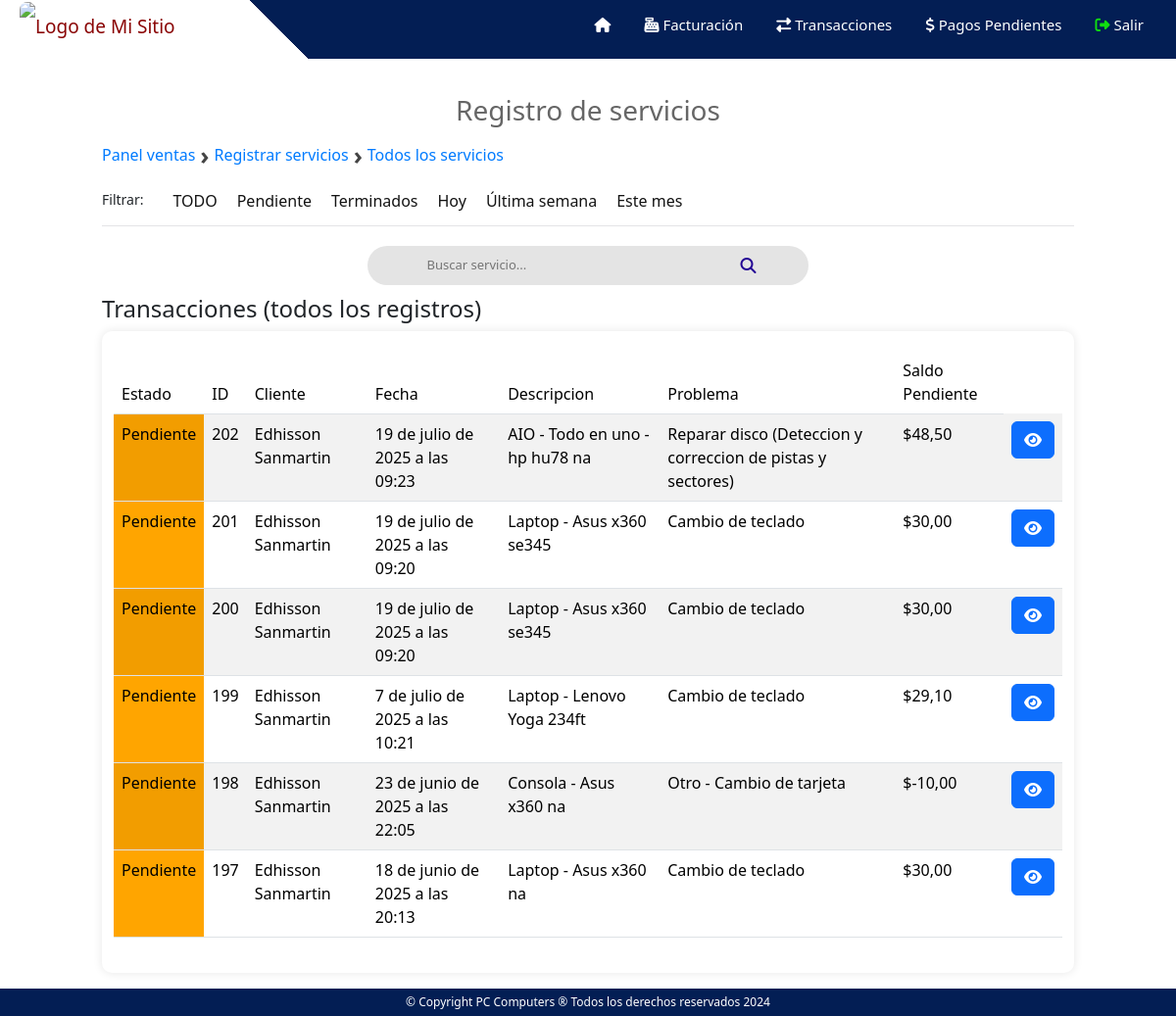
Before: /ventas/servicio/todos_registros (signed in) with the older database file.
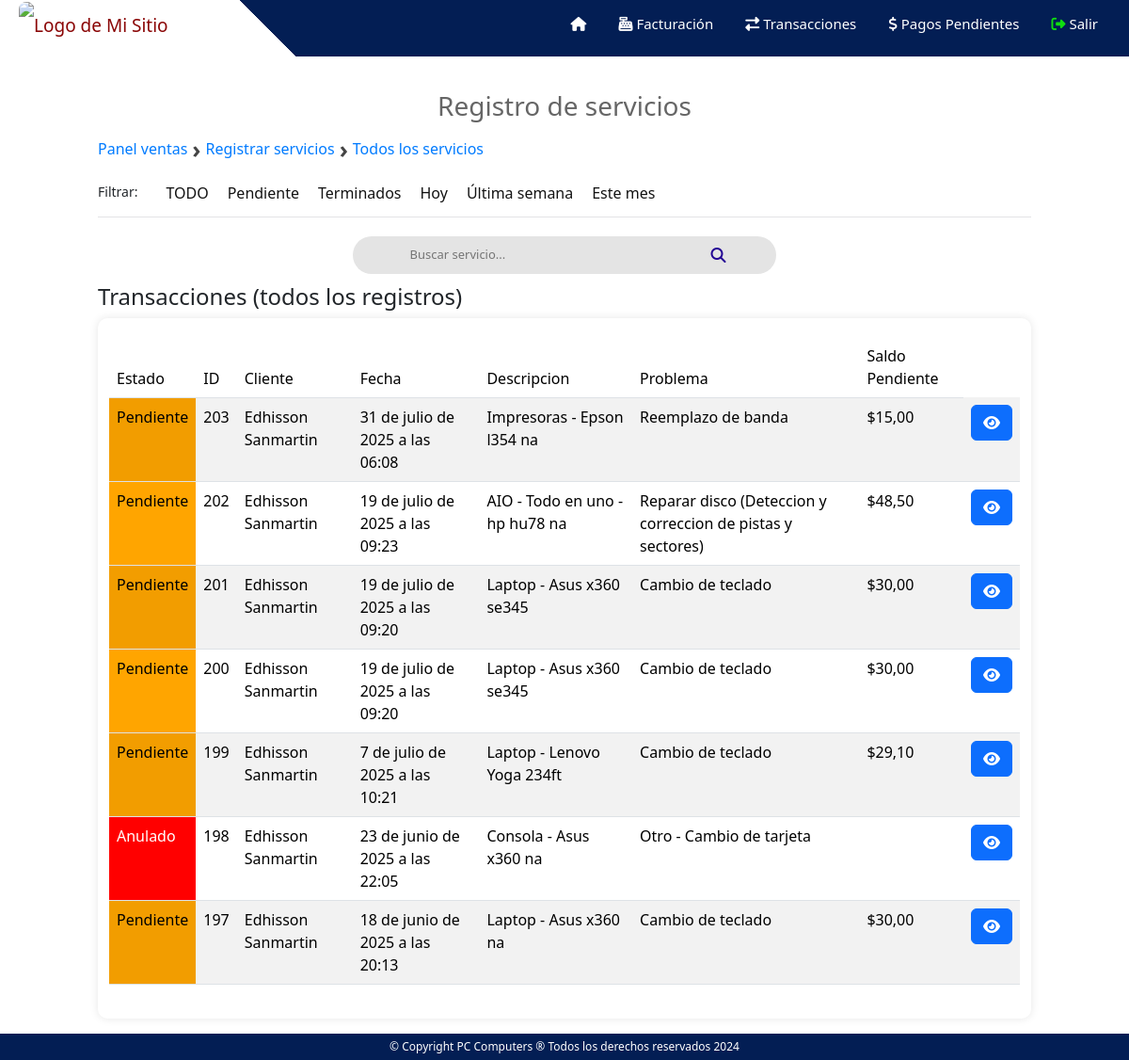
After: the same page with the newer database file.
### ventas/models.py (models this page shows)
class Servicio(models.Model):
    usuario = models.ForeignKey(User, on_delete=models.CASCADE)
    fecha_ingreso = models.DateTimeField(auto_now_add=True)
    fecha_entrega = models.DateTimeField(blank=True, null=True)
    tipo_servicio = models.CharField(max_length=100)
    equipo = models.CharField(max_length=100)
    marca = models.CharField(max_length=100)
    modelo = models.CharField(max_length=100)
    serie = models.CharField(max_length=100)
    descripcion_problema = models.TextField()
    solucion = models.TextField(blank=True, null=True)
    tecnico_asignado = models.CharField(max_length=100)
    usuario_recepta = models.CharField(max_length=100)
    costo = models.DecimalField(max_digits=10, decimal_places=2,blank=True, null=True)
    costo_sin_descuento = models.DecimalField(max_digits=10, decimal_places=2,blank=True, null=True)
    abonado = models.DecimalField(max_digits=10, decimal_places=2,blank=True, null=True)
    saldo = models.DecimalField(max_digits=10, decimal_places=2,blank=True, null=True)
    estado = models.CharField(max_length=15, default='pendiente')#el otro estado es terminado
    numero_reparacion = models.IntegerField(blank=True, null=True)

### ventas/decorators.py (the view)
    def wrapped_view(request, *args, **kwargs):
        if request.user.is_authenticated and request.user.groups.filter(name='Vendedores').exists():
            return view_func(request, *args, **kwargs)
        else:
            return redirect('/')

### templates/registro_servicios_lista.html (shortened to what this page needs)
{% extends "ventas.html" %}
{% block content %}
{% load static %}
<h3 class="titulo-registro">Registro de servicios </h3>
<div class="breadcrumb">
    <a href="/ventas">Panel ventas</a>
    <span>›</span>
    <a href="/ventas/registro_servicios">Registrar servicios</a>
    <span>›</span>
    <a href="/ventas/servicio/todos_registros">Todos los servicios</a>
</div>
<div class="options-container">
      <p class="etiqueta-filtrar">Filtrar: </p>
      <a href="/ventas/servicio/todos_registros?option=todo" class="option-button" >TODO</a>
      <a href="/ventas/servicio/todos_registros?option=pendiente" class="option-button" >Pendiente</a>
      <a href="/ventas/servicio/todos_registros?option=terminados" class="option-button" >Terminados</a>
      <a href="/ventas/servicio/todos_registros?option=hoy" class="option-button" >Hoy</a>
      <a href="/ventas/servicio/todos_registros?option=semana" class="option-button" >Última semana</a>
      <a href="/ventas/servicio/todos_registros?option=mes" class="option-button" >Este mes</a>
</div>
<div class="centered-modal">
    <div class="centered">
        <div class="search-bar-registros">
            <input type="text" name="buscador" id="buscador" placeholder="Buscar servicio...">
            <i class="fas fa-search" id="barra-busqueda"></i>
        </div>
    </div>
</div>
<h4>Transacciones {% if option == None%} (todos los registros) {% elif option == 'hoy' %} (hoy) {% elif option == 'semana' %} (Última semana) {% elif option == 'mes' %} (Este mes) {% elif option == 'pendiente' %} (Pendientes) {% elif option == 'terminado' %} (Terminados) {% elif option == 'todo' %} (Todas las transacciones){%endif%}</h4>
<div class="container">
        <table class="table table-striped" id="tabla-productos">
            <thead>
            <tr>
                <th scope="col">Estado</th>
                <th scope="col">ID </th>
                <th scope="col">Cliente</th>
                <th scope="col">Fecha</th>
                <th scope="col">Descripcion</th>
                <th scope="col">Problema</th>
                <th scope="col">Saldo Pendiente</th>
            </tr>
            </thead>
            <tbody id="productos-tbody">
            {% for servicioT in registros%}
                <tr>
                    {% if servicioT.estado == 'pendiente'%}
                        <td style="background-color: orange; color: black;">Pendiente</td>
                    {% elif servicioT.estado == 'terminado' %}
                        <td style="background-color: green; color: white;">Terminado</td>
                    {% else %}
                        <td style="background-color: red; color: white;">Anulado</td>
                    {% endif %}
                    <td scope="col">{{servicioT.id}}</td>
                    <td scope="col">{{servicioT.usuario.first_name}} {{servicioT.usuario.last_name}}</td>
                    <td scope="col">{{servicioT.fecha_ingreso}}</td>
                    <td scope="col">{{servicioT.equipo}} - {{servicioT.marca}} {{servicioT.modelo}} {{servicioT.serie}}</td>
                    <td scope="col">{{servicioT.descripcion_problema}}</td>
                    {% if servicioT.estado == 'pendiente' %}
                        <td scope="col">${{servicioT.saldo}}</td>
                    {% else %}
                        <td scope="col"></td>
                    {% endif %}
                    <td scope="col"><button type="button" class="btn btn-primary abrir-modal" data-toggle="modal" data-target="#miModalBusqueda{{ servicioT.id }}"><i class="fa-solid fa-eye"></i></button></td>
                </tr>
            {%endfor%}
            </tbody>
        </table>
  </div>
{% endblock %}

### templates/ventas.html (shortened to what this page needs)
{% load static %}
<!DOCTYPE html>
<html lang="es">
<head>
    <link rel="stylesheet" type="text/css" href="{% static 'css/barraNavegacion.css' %}">
    <link rel="stylesheet" type="text/css" href="{% static 'css/piePagina.css' %}">
    <link rel="stylesheet" type="text/css" href="{% static 'css/ventas_inicio.css' %}">
    <link rel="stylesheet" type="text/css" href="{% static 'css/ventas_transacciones.css' %}">
    <link rel="stylesheet" type="text/css" href="{% static 'css/operacion.css' %}">
    <link href="https://cdn.jsdelivr.net/npm/bootstrap@5.3.2/dist/css/bootstrap.min.css" rel="stylesheet">
    {% load static %}
</head>
<body>
    <header>
        <nav>
            <label class="brand">
                <div class="logo">
                    <a href="/">
                        <img src="{% static 'img/logo.png' %}" alt="Logo de Mi Sitio">
                    </a>
                </div>
            </label>
            <ul>
                <li><a href="/ventas"><i class="fa-solid fa-house"></i></a></li>
                <li><a href="/ventas/facturacion"><i class="fa-solid fa-cash-register"></i> Facturación</a></li>
                <li><a href="/ventas/transacciones"><i class="fa-solid fa-right-left"></i> Transacciones</a></li>
                <li><a href="/ventas/pagospendientes"><i class="fa-solid fa-dollar-sign"></i> Pagos Pendientes</a></li>
                {% if user.is_authenticated %}
                    <li id="users-btn-perfil"><a href="/cerrar-sesion/" ><i class="fa-solid fa-right-from-bracket"></i> Salir</a></li>
                {% endif %}
            </ul>
        </nav>
    </header>
    <main>
        <div class="contenido">
            {% block content %}
            {% endblock %}
        </div>
    </main>
        <p class="copyright-text">&copy; Copyright PC Computers &reg; Todos los derechos reservados 2024</p>
</body>
</html>

### static/css/barraNavegacion.css (style rules this page uses)
* { margin: 0; padding: 0; box-sizing: border-box; list-style: none; text-decoration: none; }
nav { width: 100%; height: 60px !important; min-height: 60px !important; background: linear-gradient(45deg, #FFFFFF 0%, #FFFFFF 25%, #031E54 25%, #031E54 100%); background-size: 100% 100%; position: fixed; z-index: 5; }
.brand { margin-right: 5%; line-height: 50px; }
.brand a { color: rgb(138, 5, 5); font-size: 19px; }
ul { float: right; margin-right: 90px; }
nav ul li { display: inline-block; line-height: 50px; white-space: nowrap; }
nav ul li a { color: Interfaz 1 rgb(194, 194, 194); font-size: 15px; padding: 7px 13px; border-radius: 3px; margin-left: 4px; white-space: nowrap; }
.logo img { list-style: none; width: 220px; height: auto; margin-left: 20px; }
nav a { text-decoration: none; color: #ffffff; }
.contenido { padding-top: 12vh; padding-left: 13vh; padding-right: 13vh; }
#users-btn-perfil .fa-solid { color: rgb(16, 222, 16); }
@media (max-width:1300px) { ul { margin-right: 20px; } }

### static/css/piePagina.css (style rules this page uses)
p { font-size: 10px; }
.copyright-text { text-align: center; font-size: 12px; background-color: #031E54; color: #fff; margin: 0; padding: 5px 0; }

### static/css/ventas_inicio.css (style rules this page uses)
body { font-family: Arial, sans-serif; background-color: #f0f0f0; color: #333; margin: 0; padding: 0; }
.centered, .centered-modal { display: flex; justify-content: center; align-items: center; }

### static/css/ventas_transacciones.css (style rules this page uses)
.container { max-width: 800px; margin: 20px auto; padding: 20px; background-color: #fff; border-radius: 10px; box-shadow: 0 0 10px rgba(0, 0, 0, 0.1); }
table { width: 100%; border-collapse: collapse; }
th, td { padding: 8px; border-bottom: 1px solid #ddd; }
th { background-color: #f2f2f2; color: #555; font-weight: normal; }
tr:nth-child(even) { background-color: #f6f6f6; }
.options-container { margin-top: 10px; margin-bottom: 20px; border-bottom: 1px solid #e3e3e6; display: flex; }
.etiqueta-filtrar { font-size: 14px; padding-right: 20px; }
.option-button { display: inline-block; margin: 0 5px; padding: 0px 5px; text-decoration: none; color: #131313; background-color: transparent; cursor: pointer; font-size: 16px; }

### static/css/operacion.css (style rules this page uses)
input[type="text"], input[type="number"], textarea, select { width: 100%; padding: 5px; margin-bottom: 5px; border: 1px solid #ccc; border-radius: 5px; box-sizing: border-box; }
.container { display: flex; gap: 20px; }
img { width: 100%; max-height: 300px; object-fit: cover; border-radius: 8px; }
.container { max-width: 1200px; margin: auto; }
.breadcrumb { font-size: 14px; color: #666; margin: 10px 0; display: flex; align-items: center; gap: 5px; }
.breadcrumb a { text-decoration: none; color: #007bff; font-weight: 500; transition: 0.3s; }
.breadcrumb span { font-size: 25px; font-weight: bold; color: #444; }
.centered, .centered-modal { display: flex; justify-content: center; align-items: center; }

### templates/registro_servicios_lista.html (style rules this page uses)
.titulo-registro { text-align: center; color: #666666; }
.search-bar-registros { display: flex; justify-content: center; align-items: center; height: 40px; width: 450px; background-color: #e4e4e4; border-radius: 20px; transition: transform 0.3s, border-radius 0.3s; cursor: pointer; margin-bottom: 10px; }
.search-bar-registros i { color: rgb(35, 4, 148); margin-right: 11px; }
.search-bar-registros input { border: none; background: transparent; font-size: 13px; outline: none; margin-top: 3px; margin-bottom: 3px; margin-left: 13px; margin-right: 10px; width: 70%; transition: width 0.3s; }

Changed rows visible on the page:
added Servicio: estado "Pendiente", id "203", usuario.first_name "Edhisson", usuario.last_name "Sanmartin", fecha_ingreso "31 de julio de 2025 a las 06:08", equipo "Impresoras", marca "Epson", modelo "l354", serie "na", descripcion_problema "Reemplazo de banda", saldo "15,00"
changed Servicio "23 de junio de 2025 a las 22:05": saldo "-10,00" → (not shown); estado "Pendiente $" → "Anulado"
